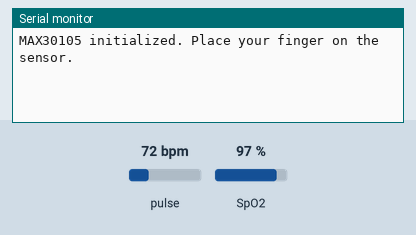
A sketch run on a simulated ESP32. On the bench: the last lines printed to the serial monitor. The test bench sets the inputs (shaded band); at power-on: pulse 72 bpm, SpO2 97 %.

Above: at 2.2 s.
2.3 s: pulse set to 42 bpm
At 2.3 s:
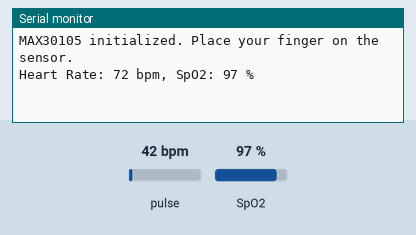
3.8 s: SpO2 set to 80 %
At 5.1 s:
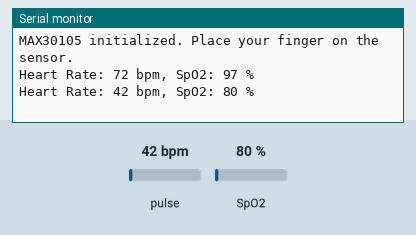
5.3 s: pulse set to 70 bpm
At 7.2 s:
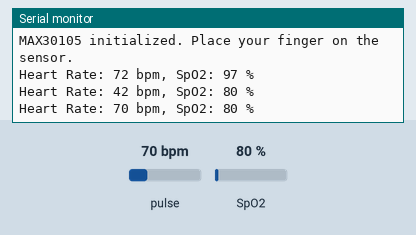
Timing chart, 0 to 8.7 s (numbered marks = the images above; inputs shaded):
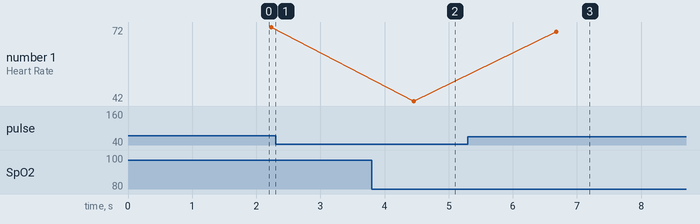

Measured:
- after the input at 3.8 s, the serial monitor: prints a new line after 0.66 s (image 2)
- after the input at 5.3 s, the serial monitor: prints a new line after 1.4 s (image 3)
- plotted number 1: 42 → 70 after the input at 5.3 s

The sketch:

spo2.ino
```cpp
#include <Wire.h>
#include "MAX30105.h"
#include "spo2_algorithm.h"

MAX30105 particleSensor;

const uint16_t BUFFER_LENGTH = 100;
uint32_t irBuffer[BUFFER_LENGTH]; // Infrared LED sensor data
uint32_t redBuffer[BUFFER_LENGTH]; // Red LED sensor data
int32_t spo2; // SPO2 value
int8_t validSPO2; // Indicator for valid SPO2 calculation
int32_t heartRate; // Heart rate value
int8_t validHeartRate; // Indicator for valid heart rate calculation

void setup() {
  Serial.begin(115200);

  // Initialize I2C communication
  Wire.begin(21, 22);

  // Initialize the sensor
  if (!particleSensor.begin(Wire, I2C_SPEED_FAST)) {
    Serial.println(F("MAX30105 was not found. Please check wiring/power."));
    while (1);
  }

  // Set sensor settings
  particleSensor.setup();

  Serial.println(F("MAX30105 initialized. Place your finger on the sensor."));

  delay(1000);
}

void loop() {

  calculate();

}

void calculate(){
  // Read sensor data
  for (uint16_t i = 0; i < BUFFER_LENGTH; i++) {
    while (!particleSensor.available()) {
      particleSensor.check();
    }

    redBuffer[i] = particleSensor.getRed();
    irBuffer[i] = particleSensor.getIR();

//    Serial.print(F("Red: "));
//    Serial.print(redBuffer[i]);
//    Serial.print(F(", IR: "));
//    Serial.println(irBuffer[i]);
  }

  // Calculate heart rate and SpO2
  maxim_heart_rate_and_oxygen_saturation(irBuffer, BUFFER_LENGTH, redBuffer, &spo2, &validSPO2, &heartRate, &validHeartRate);

  Serial.print(F("Heart Rate: "));
  Serial.print(heartRate);
  Serial.print(F(" bpm, SpO2: "));
  Serial.print(spo2);
  Serial.println(F(" %"));

  delay(1000);
}
```
